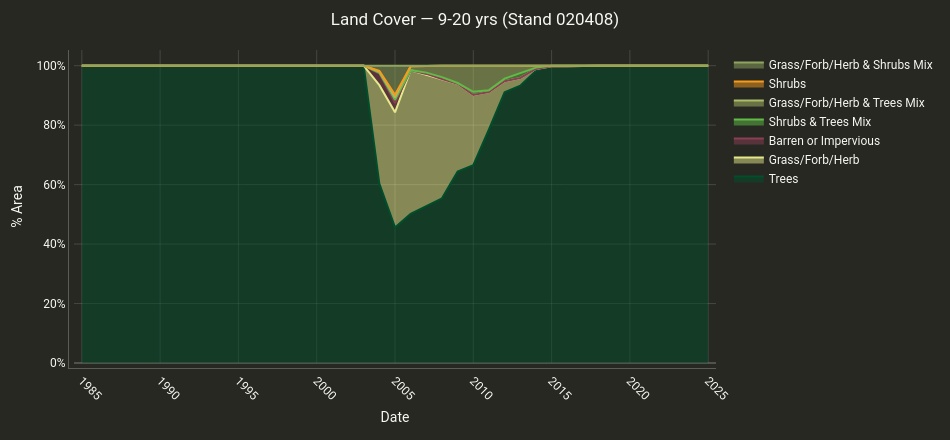
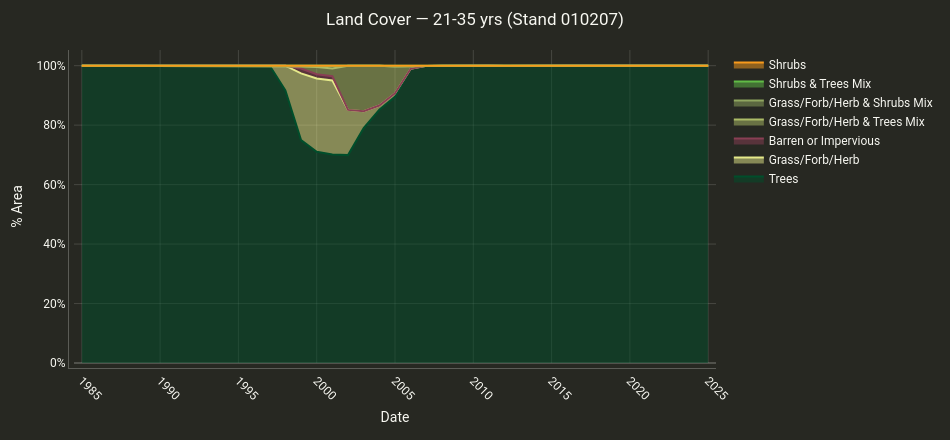
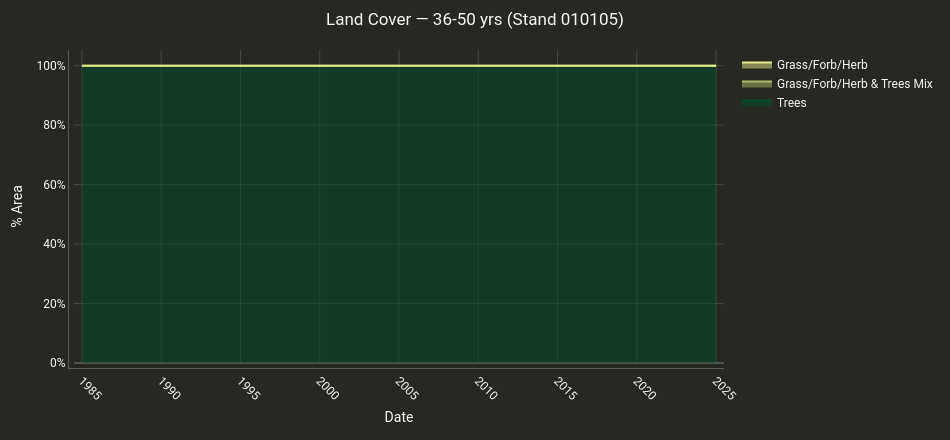
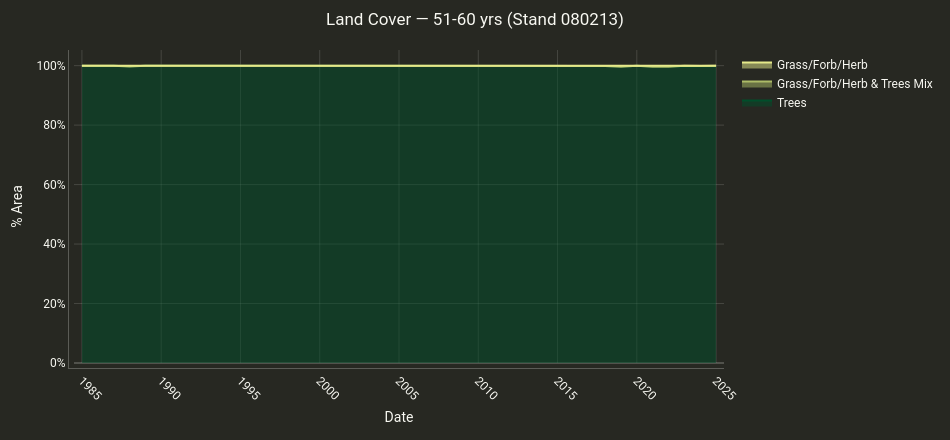

Source (notebook cell) for these figures, in order:
### Markdown cell above
## 6 · Recovery Trajectories — Land Cover Through Time

For each representative stand we compute the **annual percentage of each Land Cover class** from 1985 to 2025. The post-clearcut succession in Oregon Coast Range Douglas-fir forests follows a well-documented pathway:

| Stage | Dominant Cover | Typical Post-Harvest Timing |
|-------|---------------|-----------------------------|
| **Pioneer** | Grass/Forb/Herb | Years 1–3 |
| **Early shrub** | Shrubs (vine maple, red alder, bracken fern) | Years 2–10 |
| **Crown closure** | Trees (Douglas-fir canopy closing in plantations) | Years 8–20 |
| **Closed canopy** | Trees + Tall Trees and Shrubs | Years 18+ |

Because the six stands span an age range of 15–260 years, they represent **different positions in this succession sequence at any given point in time**. The youngest stands (9–20 yrs) should show Grass → Shrub → early Trees within the record. The oldest (200–500 yrs) should show near-constant Trees throughout. Mid-age stands (40–120 yrs) tell the most interesting story: they may show one or more harvest events followed by a recovery arc — or a stable high-Trees signature if the last cut predates 1985.

> 🔍 Each chart is a stacked line plot — the height of each color band shows what percentage of the stand was in that cover class that year. Six charts, one per age class, let you compare how the same forest type looks at different stages of the rotation cycle simultaneously.

### Code cell
lc_results = {}

for name, geom in harvest_areas.items():
    lcms_poly = ee.ImageCollection(LCMS_ASSET).filterBounds(geom)
    slug = (
        name[:18]
        .replace(' ', '_').replace('(', '').replace(')', '')
        .replace('~', '').replace('-', '_').strip('_')
    )
    result = cl.summarize_and_chart(
        lcms_poly,
        geometry=geom,
        band_names='Land_Cover',
        scale=30,
        area_format='Percentage',
        title=f'Land Cover — {name}',
        chart_type='line',
        stacked=True,
        date_format='YYYY',
        width=950,
        height=440,
    )
    lc_results[name] = result

    if EXPORT_HTML:
        import os as _os
        fname = _os.path.join(_export_dir, f'macdunn_lc_{slug}.html')
        cl.save_chart_html(result['chart'], fname)
        print(f'Saved: {fname}')
    if EXPORT_CSV:
        import os as _os
        csv_fname = _os.path.join(_export_dir, f'macdunn_lc_{slug}.csv')
        result['df'].to_csv(csv_fname)
        print(f'Saved: {csv_fname}')

    result['chart'].show()

### Figure 1 — Plotly figure (JSON) as saved in the notebook; plotly's stock layout.template omitted (floating-point values rounded to 4 significant figures)
{"data": [{"line": {"color": "#004e2b", "width": 2}, "marker": {"color": "#004e2b", "size": 5}, "mode": "lines", "name": "Trees", "stackgroup": "one", "type": "scatter", "x": [1985, 1986, 1987, 1988, 1989, 1990, 1991, 1992, 1993, 1994, 1995, 1996, 1997, 1998, 1999, 2000, 2001, 2002, 2003, 2004, 2005, 2006, 2007, 2008, 2009, 2010, 2011, 2012, 2013, 2014, 2015, 2016, 2017, 2018, 2019, 2020, 2021, 2022, 2023, 2024, 2025], "y": [100.0, 100.0, 100.0, 100.0, 100.0, 100.0, 100.0, 100.0, 100.0, 100.0, 100.0, 100.0, 100.0, 100.0, 100.0, 100.0, 100.0, 100.0, 100.0, 60.37, 45.59, 50.13, 52.67, 55.38, 64.42, 66.51, 78.53, 91.07, 93.25, 98.26, 99.78, 99.78, 100.0, 100.0, 100.0, 100.0, 100.0, 100.0, 100.0, 100.0, 100.0]}, {"line": {"color": "#e5e98a", "width": 2}, "marker": {"color": "#e5e98a", "size": 5}, "mode": "lines", "name": "Grass/Forb/Herb", "stackgroup": "one", "type": "scatter", "x": [1985, 1986, 1987, 1988, 1989, 1990, 1991, 1992, 1993, 1994, 1995, 1996, 1997, 1998, 1999, 2000, 2001, 2002, 2003, 2004, 2005, 2006, 2007, 2008, 2009, 2010, 2011, 2012, 2013, 2014, 2015, 2016, 2017, 2018, 2019, 2020, 2021, 2022, 2023, 2024, 2025], "y": [0.0, 0.0, 0.0, 0.0, 0.0, 0.0, 0.0, 0.0, 0.0, 0.0, 0.0, 0.0, 0.0, 0.0, 0.0, 0.0, 0.0, 0.0, 0.0, 33.07, 38.71, 48.35, 44.34, 39.97, 29.53, 23.65, 12.63, 3.7, 2.61, 0.65, 0.0, 0.0, 0.0, 0.0, 0.0, 0.0, 0.0, 0.0, 0.0, 0.0, 0.0]}, {"line": {"color": "#893f54", "width": 2}, "marker": {"color": "#893f54", "size": 5}, "mode": "lines", "name": "Barren or Impervious", "stackgroup": "one", "type": "scatter", "x": [1985, 1986, 1987, 1988, 1989, 1990, 1991, 1992, 1993, 1994, 1995, 1996, 1997, 1998, 1999, 2000, 2001, 2002, 2003, 2004, 2005, 2006, 2007, 2008, 2009, 2010, 2011, 2012, 2013, 2014, 2015, 2016, 2017, 2018, 2019, 2020, 2021, 2022, 2023, 2024, 2025], "y": [0.0, 0.0, 0.0, 0.0, 0.0, 0.0, 0.0, 0.0, 0.0, 0.0, 0.0, 0.0, 0.0, 0.0, 0.0, 0.0, 0.0, 0.0, 0.0, 3.92, 3.16, 0.0, 0.22, 0.15, 0.0, 0.0, 0.0, 0.0, 0.0, 0.0, 0.0, 0.0, 0.0, 0.0, 0.0, 0.0, 0.0, 0.0, 0.0, 0.0, 0.0]}, {"line": {"color": "#61bb46", "width": 2}, "marker": {"color": "#61bb46", "size": 5}, "mode": "lines", "name": "Shrubs & Trees Mix", "stackgroup": "one", "type": "scatter", "x": [1985, 1986, 1987, 1988, 1989, 1990, 1991, 1992, 1993, 1994, 1995, 1996, 1997, 1998, 1999, 2000, 2001, 2002, 2003, 2004, 2005, 2006, 2007, 2008, 2009, 2010, 2011, 2012, 2013, 2014, 2015, 2016, 2017, 2018, 2019, 2020, 2021, 2022, 2023, 2024, 2025], "y": [0.0, 0.0, 0.0, 0.0, 0.0, 0.0, 0.0, 0.0, 0.0, 0.0, 0.0, 0.0, 0.0, 0.0, 0.0, 0.0, 0.0, 0.0, 0.0, 0.22, 1.09, 0.0, 0.44, 0.65, 0.22, 1.04, 0.6, 0.87, 1.52, 0.44, 0.22, 0.22, 0.0, 0.0, 0.0, 0.0, 0.0, 0.0, 0.0, 0.0, 0.0]}, {"line": {"color": "#acbb67", "width": 2}, "marker": {"color": "#acbb67", "size": 5}, "mode": "lines", "name": "Grass/Forb/Herb & Trees Mix", "stackgroup": "one", "type": "scatter", "x": [1985, 1986, 1987, 1988, 1989, 1990, 1991, 1992, 1993, 1994, 1995, 1996, 1997, 1998, 1999, 2000, 2001, 2002, 2003, 2004, 2005, 2006, 2007, 2008, 2009, 2010, 2011, 2012, 2013, 2014, 2015, 2016, 2017, 2018, 2019, 2020, 2021, 2022, 2023, 2024, 2025], "y": [0.0, 0.0, 0.0, 0.0, 0.0, 0.0, 0.0, 0.0, 0.0, 0.0, 0.0, 0.0, 0.0, 0.0, 0.0, 0.0, 0.0, 0.0, 0.0, 0.45, 0.79, 1.3, 2.33, 3.84, 5.83, 8.8, 8.23, 4.36, 2.61, 0.65, 0.0, 0.0, 0.0, 0.0, 0.0, 0.0, 0.0, 0.0, 0.0, 0.0, 0.0]}, {"line": {"color": "#f89a1c", "width": 2}, "marker": {"color": "#f89a1c", "size": 5}, "mode": "lines", "name": "Shrubs", "stackgroup": "one", "type": "scatter", "x": [1985, 1986, 1987, 1988, 1989, 1990, 1991, 1992, 1993, 1994, 1995, 1996, 1997, 1998, 1999, 2000, 2001, 2002, 2003, 2004, 2005, 2006, 2007, 2008, 2009, 2010, 2011, 2012, 2013, 2014, 2015, 2016, 2017, 2018, 2019, 2020, 2021, 2022, 2023, 2024, 2025], "y": [0.0, 0.0, 0.0, 0.0, 0.0, 0.0, 0.0, 0.0, 0.0, 0.0, 0.0, 0.0, 0.0, 0.0, 0.0, 0.0, 0.0, 0.0, 0.0, 0.22, 0.87, 0.0, 0.0, 0.0, 0.0, 0.0, 0.0, 0.0, 0.0, 0.0, 0.0, 0.0, 0.0, 0.0, 0.0, 0.0, 0.0, 0.0, 0.0, 0.0, 0.0]}, {"line": {"color": "#8fa55f", "width": 2}, "marker": {"color": "#8fa55f", "size": 5}, "mode": "lines", "name": "Grass/Forb/Herb & Shrubs Mix", "stackgroup": "one", "type": "scatter", "x": [1985, 1986, 1987, 1988, 1989, 1990, 1991, 1992, 1993, 1994, 1995, 1996, 1997, 1998, 1999, 2000, 2001, 2002, 2003, 2004, 2005, 2006, 2007, 2008, 2009, 2010, 2011, 2012, 2013, 2014, 2015, 2016, 2017, 2018, 2019, 2020, 2021, 2022, 2023, 2024, 2025], "y": [0.0, 0.0, 0.0, 0.0, 0.0, 0.0, 0.0, 0.0, 0.0, 0.0, 0.0, 0.0, 0.0, 0.0, 0.0, 0.0, 0.0, 0.0, 0.0, 1.74, 9.8, 0.22, 0.0, 0.0, 0.0, 0.0, 0.0, 0.0, 0.0, 0.0, 0.0, 0.0, 0.0, 0.0, 0.0, 0.0, 0.0, 0.0, 0.0, 0.0, 0.0]}], "layout": {"font": {"color": "#f8f8f2", "family": "Roboto"}, "height": 440, "hovermode": "x unified", "legend": {"font": {"color": "#f8f8f2"}}, "margin": {"b": 50, "l": 35, "pad": 5, "r": 25, "t": 50}, "paper_bgcolor": "#272822", "plot_bgcolor": "#272822", "title": {"font": {"color": "#f8f8f2"}, "text": "Land Cover — 9-20 yrs (Stand 020408)", "x": 0.5, "xanchor": "center"}, "width": 950, "xaxis": {"gridcolor": "rgba(248,248,242,0.15)", "linecolor": "rgba(248,248,242,0.25)", "range": [1984.0, 2026.0], "tickangle": 45, "tickfont": {"color": "#f8f8f2"}, "tickformat": "d", "tickvals": [1985, 1990, 1995, 2000, 2005, 2010, 2015, 2020, 2025], "title": {"font": {"color": "#f8f8f2"}, "text": "Date"}, "zerolinecolor": "rgba(248,248,242,0.2)"}, "yaxis": {"automargin": true, "gridcolor": "rgba(248,248,242,0.15)", "linecolor": "rgba(248,248,242,0.25)", "tickfont": {"color": "#f8f8f2"}, "ticksuffix": "%", "title": {"font": {"color": "#f8f8f2"}, "text": "% Area"}, "zerolinecolor": "rgba(248,248,242,0.2)"}}}

### Figure 2 — Plotly figure (JSON) as saved in the notebook; plotly's stock layout.template omitted (floating-point values rounded to 4 significant figures)
{"data": [{"line": {"color": "#004e2b", "width": 2}, "marker": {"color": "#004e2b", "size": 5}, "mode": "lines", "name": "Trees", "stackgroup": "one", "type": "scatter", "x": [1985, 1986, 1987, 1988, 1989, 1990, 1991, 1992, 1993, 1994, 1995, 1996, 1997, 1998, 1999, 2000, 2001, 2002, 2003, 2004, 2005, 2006, 2007, 2008, 2009, 2010, 2011, 2012, 2013, 2014, 2015, 2016, 2017, 2018, 2019, 2020, 2021, 2022, 2023, 2024, 2025], "y": [100.0, 100.0, 100.0, 100.0, 100.0, 100.0, 100.0, 100.0, 100.0, 100.0, 100.0, 100.0, 100.0, 91.71, 74.99, 71.06, 70.14, 69.92, 78.98, 85.16, 89.51, 98.94, 99.91, 99.98, 100.0, 100.0, 99.99, 99.92, 99.99, 100.0, 100.0, 99.96, 99.94, 99.91, 99.98, 100.0, 100.0, 100.0, 100.0, 100.0, 100.0]}, {"line": {"color": "#e5e98a", "width": 2}, "marker": {"color": "#e5e98a", "size": 5}, "mode": "lines", "name": "Grass/Forb/Herb", "stackgroup": "one", "type": "scatter", "x": [1985, 1986, 1987, 1988, 1989, 1990, 1991, 1992, 1993, 1994, 1995, 1996, 1997, 1998, 1999, 2000, 2001, 2002, 2003, 2004, 2005, 2006, 2007, 2008, 2009, 2010, 2011, 2012, 2013, 2014, 2015, 2016, 2017, 2018, 2019, 2020, 2021, 2022, 2023, 2024, 2025], "y": [0.0, 0.0, 0.0, 0.0, 0.0, 0.0, 0.0, 0.0, 0.0, 0.0, 0.0, 0.0, 0.0, 8.29, 22.4, 24.65, 24.89, 15.2, 5.7, 1.43, 1.19, 0.0, 0.02, 0.02, 0.0, 0.0, 0.0, 0.0, 0.0, 0.0, 0.0, 0.0, 0.0, 0.09, 0.0, 0.0, 0.0, 0.0, 0.0, 0.0, 0.0]}, {"line": {"color": "#893f54", "width": 2}, "marker": {"color": "#893f54", "size": 5}, "mode": "lines", "name": "Barren or Impervious", "stackgroup": "one", "type": "scatter", "x": [1985, 1986, 1987, 1988, 1989, 1990, 1991, 1992, 1993, 1994, 1995, 1996, 1997, 1998, 1999, 2000, 2001, 2002, 2003, 2004, 2005, 2006, 2007, 2008, 2009, 2010, 2011, 2012, 2013, 2014, 2015, 2016, 2017, 2018, 2019, 2020, 2021, 2022, 2023, 2024, 2025], "y": [0.0, 0.0, 0.0, 0.0, 0.0, 0.0, 0.0, 0.0, 0.0, 0.0, 0.0, 0.0, 0.0, 0.0, 1.66, 1.43, 1.41, 0.0, 0.0, 0.0, 0.0, 0.0, 0.0, 0.0, 0.0, 0.0, 0.0, 0.0, 0.0, 0.0, 0.0, 0.0, 0.0, 0.0, 0.0, 0.0, 0.0, 0.0, 0.0, 0.0, 0.0]}, {"line": {"color": "#acbb67", "width": 2}, "marker": {"color": "#acbb67", "size": 5}, "mode": "lines", "name": "Grass/Forb/Herb & Trees Mix", "stackgroup": "one", "type": "scatter", "x": [1985, 1986, 1987, 1988, 1989, 1990, 1991, 1992, 1993, 1994, 1995, 1996, 1997, 1998, 1999, 2000, 2001, 2002, 2003, 2004, 2005, 2006, 2007, 2008, 2009, 2010, 2011, 2012, 2013, 2014, 2015, 2016, 2017, 2018, 2019, 2020, 2021, 2022, 2023, 2024, 2025], "y": [0.0, 0.0, 0.0, 0.0, 0.0, 0.0, 0.0, 0.0, 0.0, 0.0, 0.0, 0.0, 0.0, 0.0, 0.71, 2.38, 2.61, 14.88, 15.32, 13.42, 9.02, 0.95, 0.08, 0.0, 0.0, 0.0, 0.01, 0.08, 0.0, 0.0, 0.0, 0.04, 0.06, 0.0, 0.02, 0.0, 0.0, 0.0, 0.0, 0.0, 0.0]}, {"line": {"color": "#8fa55f", "width": 2}, "marker": {"color": "#8fa55f", "size": 5}, "mode": "lines", "name": "Grass/Forb/Herb & Shrubs Mix", "stackgroup": "one", "type": "scatter", "x": [1985, 1986, 1987, 1988, 1989, 1990, 1991, 1992, 1993, 1994, 1995, 1996, 1997, 1998, 1999, 2000, 2001, 2002, 2003, 2004, 2005, 2006, 2007, 2008, 2009, 2010, 2011, 2012, 2013, 2014, 2015, 2016, 2017, 2018, 2019, 2020, 2021, 2022, 2023, 2024, 2025], "y": [0.0, 0.0, 0.0, 0.0, 0.0, 0.0, 0.0, 0.0, 0.0, 0.0, 0.0, 0.0, 0.0, 0.0, 0.24, 0.24, 0.71, 0.0, 0.0, 0.0, 0.0, 0.0, 0.0, 0.0, 0.0, 0.0, 0.0, 0.0, 0.0, 0.0, 0.0, 0.0, 0.0, 0.0, 0.0, 0.0, 0.0, 0.0, 0.0, 0.0, 0.0]}, {"line": {"color": "#61bb46", "width": 2}, "marker": {"color": "#61bb46", "size": 5}, "mode": "lines", "name": "Shrubs & Trees Mix", "stackgroup": "one", "type": "scatter", "x": [1985, 1986, 1987, 1988, 1989, 1990, 1991, 1992, 1993, 1994, 1995, 1996, 1997, 1998, 1999, 2000, 2001, 2002, 2003, 2004, 2005, 2006, 2007, 2008, 2009, 2010, 2011, 2012, 2013, 2014, 2015, 2016, 2017, 2018, 2019, 2020, 2021, 2022, 2023, 2024, 2025], "y": [0.0, 0.0, 0.0, 0.0, 0.0, 0.0, 0.0, 0.0, 0.0, 0.0, 0.0, 0.0, 0.0, 0.0, 0.0, 0.24, 0.0, 0.0, 0.0, 0.0, 0.28, 0.11, 0.0, 0.0, 0.0, 0.0, 0.0, 0.0, 0.01, 0.0, 0.0, 0.0, 0.0, 0.0, 0.0, 0.0, 0.0, 0.0, 0.0, 0.0, 0.0]}, {"line": {"color": "#f89a1c", "width": 2}, "marker": {"color": "#f89a1c", "size": 5}, "mode": "lines", "name": "Shrubs", "stackgroup": "one", "type": "scatter", "x": [1985, 1986, 1987, 1988, 1989, 1990, 1991, 1992, 1993, 1994, 1995, 1996, 1997, 1998, 1999, 2000, 2001, 2002, 2003, 2004, 2005, 2006, 2007, 2008, 2009, 2010, 2011, 2012, 2013, 2014, 2015, 2016, 2017, 2018, 2019, 2020, 2021, 2022, 2023, 2024, 2025], "y": [0.0, 0.0, 0.0, 0.0, 0.0, 0.0, 0.0, 0.0, 0.0, 0.0, 0.0, 0.0, 0.0, 0.0, 0.0, 0.0, 0.24, 0.0, 0.0, 0.0, 0.0, 0.0, 0.0, 0.0, 0.0, 0.0, 0.0, 0.0, 0.0, 0.0, 0.0, 0.0, 0.0, 0.0, 0.0, 0.0, 0.0, 0.0, 0.0, 0.0, 0.0]}], "layout": {"font": {"color": "#f8f8f2", "family": "Roboto"}, "height": 440, "hovermode": "x unified", "legend": {"font": {"color": "#f8f8f2"}}, "margin": {"b": 50, "l": 35, "pad": 5, "r": 25, "t": 50}, "paper_bgcolor": "#272822", "plot_bgcolor": "#272822", "title": {"font": {"color": "#f8f8f2"}, "text": "Land Cover — 21-35 yrs (Stand 010207)", "x": 0.5, "xanchor": "center"}, "width": 950, "xaxis": {"gridcolor": "rgba(248,248,242,0.15)", "linecolor": "rgba(248,248,242,0.25)", "range": [1984.0, 2026.0], "tickangle": 45, "tickfont": {"color": "#f8f8f2"}, "tickformat": "d", "tickvals": [1985, 1990, 1995, 2000, 2005, 2010, 2015, 2020, 2025], "title": {"font": {"color": "#f8f8f2"}, "text": "Date"}, "zerolinecolor": "rgba(248,248,242,0.2)"}, "yaxis": {"automargin": true, "gridcolor": "rgba(248,248,242,0.15)", "linecolor": "rgba(248,248,242,0.25)", "tickfont": {"color": "#f8f8f2"}, "ticksuffix": "%", "title": {"font": {"color": "#f8f8f2"}, "text": "% Area"}, "zerolinecolor": "rgba(248,248,242,0.2)"}}}

### Figure 3 — Plotly figure (JSON) as saved in the notebook; plotly's stock layout.template omitted (floating-point values rounded to 4 significant figures)
{"data": [{"line": {"color": "#004e2b", "width": 2}, "marker": {"color": "#004e2b", "size": 5}, "mode": "lines", "name": "Trees", "stackgroup": "one", "type": "scatter", "x": [1985, 1986, 1987, 1988, 1989, 1990, 1991, 1992, 1993, 1994, 1995, 1996, 1997, 1998, 1999, 2000, 2001, 2002, 2003, 2004, 2005, 2006, 2007, 2008, 2009, 2010, 2011, 2012, 2013, 2014, 2015, 2016, 2017, 2018, 2019, 2020, 2021, 2022, 2023, 2024, 2025], "y": [100.0, 100.0, 100.0, 100.0, 100.0, 100.0, 100.0, 100.0, 99.99, 100.0, 100.0, 100.0, 99.83, 99.85, 99.85, 99.88, 100.0, 99.88, 99.99, 100.0, 100.0, 100.0, 100.0, 100.0, 100.0, 100.0, 100.0, 100.0, 100.0, 100.0, 100.0, 100.0, 100.0, 100.0, 100.0, 100.0, 100.0, 100.0, 100.0, 100.0, 100.0]}, {"line": {"color": "#acbb67", "width": 2}, "marker": {"color": "#acbb67", "size": 5}, "mode": "lines", "name": "Grass/Forb/Herb & Trees Mix", "stackgroup": "one", "type": "scatter", "x": [1985, 1986, 1987, 1988, 1989, 1990, 1991, 1992, 1993, 1994, 1995, 1996, 1997, 1998, 1999, 2000, 2001, 2002, 2003, 2004, 2005, 2006, 2007, 2008, 2009, 2010, 2011, 2012, 2013, 2014, 2015, 2016, 2017, 2018, 2019, 2020, 2021, 2022, 2023, 2024, 2025], "y": [0.0, 0.0, 0.0, 0.0, 0.0, 0.0, 0.0, 0.0, 0.01, 0.0, 0.0, 0.0, 0.0, 0.0, 0.0, 0.0, 0.0, 0.12, 0.0, 0.0, 0.0, 0.0, 0.0, 0.0, 0.0, 0.0, 0.0, 0.0, 0.0, 0.0, 0.0, 0.0, 0.0, 0.0, 0.0, 0.0, 0.0, 0.0, 0.0, 0.0, 0.0]}, {"line": {"color": "#e5e98a", "width": 2}, "marker": {"color": "#e5e98a", "size": 5}, "mode": "lines", "name": "Grass/Forb/Herb", "stackgroup": "one", "type": "scatter", "x": [1985, 1986, 1987, 1988, 1989, 1990, 1991, 1992, 1993, 1994, 1995, 1996, 1997, 1998, 1999, 2000, 2001, 2002, 2003, 2004, 2005, 2006, 2007, 2008, 2009, 2010, 2011, 2012, 2013, 2014, 2015, 2016, 2017, 2018, 2019, 2020, 2021, 2022, 2023, 2024, 2025], "y": [0.0, 0.0, 0.0, 0.0, 0.0, 0.0, 0.0, 0.0, 0.0, 0.0, 0.0, 0.0, 0.17, 0.15, 0.15, 0.12, 0.0, 0.01, 0.01, 0.0, 0.0, 0.0, 0.0, 0.0, 0.0, 0.0, 0.0, 0.0, 0.0, 0.0, 0.0, 0.0, 0.0, 0.0, 0.0, 0.0, 0.0, 0.0, 0.0, 0.0, 0.0]}], "layout": {"font": {"color": "#f8f8f2", "family": "Roboto"}, "height": 440, "hovermode": "x unified", "legend": {"font": {"color": "#f8f8f2"}}, "margin": {"b": 50, "l": 35, "pad": 5, "r": 25, "t": 50}, "paper_bgcolor": "#272822", "plot_bgcolor": "#272822", "title": {"font": {"color": "#f8f8f2"}, "text": "Land Cover — 36-50 yrs (Stand 010105)", "x": 0.5, "xanchor": "center"}, "width": 950, "xaxis": {"gridcolor": "rgba(248,248,242,0.15)", "linecolor": "rgba(248,248,242,0.25)", "range": [1984.0, 2026.0], "tickangle": 45, "tickfont": {"color": "#f8f8f2"}, "tickformat": "d", "tickvals": [1985, 1990, 1995, 2000, 2005, 2010, 2015, 2020, 2025], "title": {"font": {"color": "#f8f8f2"}, "text": "Date"}, "zerolinecolor": "rgba(248,248,242,0.2)"}, "yaxis": {"automargin": true, "gridcolor": "rgba(248,248,242,0.15)", "linecolor": "rgba(248,248,242,0.25)", "tickfont": {"color": "#f8f8f2"}, "ticksuffix": "%", "title": {"font": {"color": "#f8f8f2"}, "text": "% Area"}, "zerolinecolor": "rgba(248,248,242,0.2)"}}}

### Figure 4 — Plotly figure (JSON) as saved in the notebook; plotly's stock layout.template omitted (floating-point values rounded to 4 significant figures)
{"data": [{"line": {"color": "#004e2b", "width": 2}, "marker": {"color": "#004e2b", "size": 5}, "mode": "lines", "name": "Trees", "stackgroup": "one", "type": "scatter", "x": [1985, 1986, 1987, 1988, 1989, 1990, 1991, 1992, 1993, 1994, 1995, 1996, 1997, 1998, 1999, 2000, 2001, 2002, 2003, 2004, 2005, 2006, 2007, 2008, 2009, 2010, 2011, 2012, 2013, 2014, 2015, 2016, 2017, 2018, 2019, 2020, 2021, 2022, 2023, 2024, 2025], "y": [100.0, 99.83, 100.0, 99.71, 100.0, 100.0, 100.0, 100.0, 100.0, 100.0, 100.0, 100.0, 100.0, 100.0, 100.0, 100.0, 100.0, 100.0, 100.0, 100.0, 100.0, 100.0, 100.0, 100.0, 100.0, 100.0, 100.0, 100.0, 100.0, 100.0, 100.0, 99.78, 100.0, 99.85, 99.63, 100.0, 99.63, 99.63, 99.63, 99.63, 99.78]}, {"line": {"color": "#acbb67", "width": 2}, "marker": {"color": "#acbb67", "size": 5}, "mode": "lines", "name": "Grass/Forb/Herb & Trees Mix", "stackgroup": "one", "type": "scatter", "x": [1985, 1986, 1987, 1988, 1989, 1990, 1991, 1992, 1993, 1994, 1995, 1996, 1997, 1998, 1999, 2000, 2001, 2002, 2003, 2004, 2005, 2006, 2007, 2008, 2009, 2010, 2011, 2012, 2013, 2014, 2015, 2016, 2017, 2018, 2019, 2020, 2021, 2022, 2023, 2024, 2025], "y": [0.0, 0.17, 0.0, 0.0, 0.0, 0.0, 0.0, 0.0, 0.0, 0.0, 0.0, 0.0, 0.0, 0.0, 0.0, 0.0, 0.0, 0.0, 0.0, 0.0, 0.0, 0.0, 0.0, 0.0, 0.0, 0.0, 0.0, 0.0, 0.0, 0.0, 0.0, 0.0, 0.0, 0.0, 0.0, 0.0, 0.0, 0.0, 0.37, 0.22, 0.22]}, {"line": {"color": "#e5e98a", "width": 2}, "marker": {"color": "#e5e98a", "size": 5}, "mode": "lines", "name": "Grass/Forb/Herb", "stackgroup": "one", "type": "scatter", "x": [1985, 1986, 1987, 1988, 1989, 1990, 1991, 1992, 1993, 1994, 1995, 1996, 1997, 1998, 1999, 2000, 2001, 2002, 2003, 2004, 2005, 2006, 2007, 2008, 2009, 2010, 2011, 2012, 2013, 2014, 2015, 2016, 2017, 2018, 2019, 2020, 2021, 2022, 2023, 2024, 2025], "y": [0.0, 0.0, 0.0, 0.29, 0.0, 0.0, 0.0, 0.0, 0.0, 0.0, 0.0, 0.0, 0.0, 0.0, 0.0, 0.0, 0.0, 0.0, 0.0, 0.0, 0.0, 0.0, 0.0, 0.0, 0.0, 0.0, 0.0, 0.0, 0.0, 0.0, 0.0, 0.22, 0.0, 0.15, 0.37, 0.0, 0.37, 0.37, 0.0, 0.15, 0.0]}], "layout": {"font": {"color": "#f8f8f2", "family": "Roboto"}, "height": 440, "hovermode": "x unified", "legend": {"font": {"color": "#f8f8f2"}}, "margin": {"b": 50, "l": 35, "pad": 5, "r": 25, "t": 50}, "paper_bgcolor": "#272822", "plot_bgcolor": "#272822", "title": {"font": {"color": "#f8f8f2"}, "text": "Land Cover — 51-60 yrs (Stand 080213)", "x": 0.5, "xanchor": "center"}, "width": 950, "xaxis": {"gridcolor": "rgba(248,248,242,0.15)", "linecolor": "rgba(248,248,242,0.25)", "range": [1984.0, 2026.0], "tickangle": 45, "tickfont": {"color": "#f8f8f2"}, "tickformat": "d", "tickvals": [1985, 1990, 1995, 2000, 2005, 2010, 2015, 2020, 2025], "title": {"font": {"color": "#f8f8f2"}, "text": "Date"}, "zerolinecolor": "rgba(248,248,242,0.2)"}, "yaxis": {"automargin": true, "gridcolor": "rgba(248,248,242,0.15)", "linecolor": "rgba(248,248,242,0.25)", "tickfont": {"color": "#f8f8f2"}, "ticksuffix": "%", "title": {"font": {"color": "#f8f8f2"}, "text": "% Area"}, "zerolinecolor": "rgba(248,248,242,0.2)"}}}
